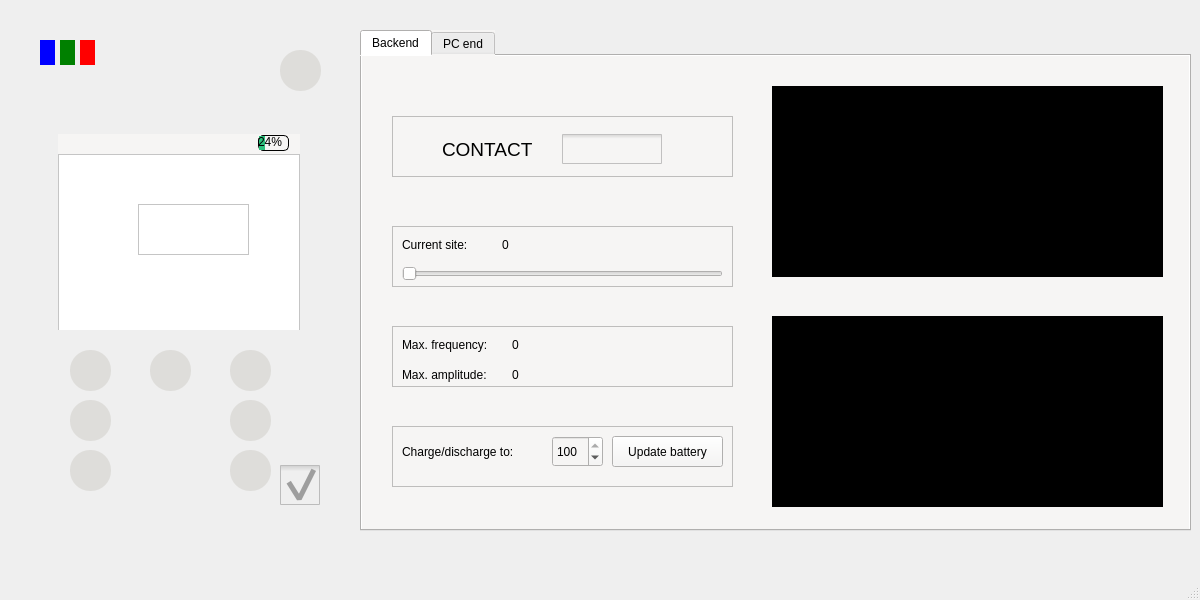
<?xml version="1.0" encoding="UTF-8"?>
<ui version="4.0">
 <class>MainWindow</class>
 <widget class="QMainWindow" name="MainWindow">
  <property name="geometry">
   <rect>
    <x>0</x>
    <y>0</y>
    <width>1200</width>
    <height>600</height>
   </rect>
  </property>
  <property name="windowTitle">
   <string>MainWindow</string>
  </property>
  <widget class="QWidget" name="centralwidget">
   <widget class="QWidget" name="device" native="true">
    <property name="geometry">
     <rect>
      <x>20</x>
      <y>30</y>
      <width>321</width>
      <height>501</height>
     </rect>
    </property>
    <widget class="QGraphicsView" name="graphicsView">
     <property name="geometry">
      <rect>
       <x>0</x>
       <y>0</y>
       <width>321</width>
       <height>501</height>
      </rect>
     </property>
     <property name="styleSheet">
      <string notr="true">border-image: url(:/icons/device.svg);
background-color: rgba(255, 255, 255, 0);</string>
     </property>
    </widget>
    <widget class="QLabel" name="blue">
     <property name="geometry">
      <rect>
       <x>20</x>
       <y>10</y>
       <width>15</width>
       <height>25</height>
      </rect>
     </property>
     <property name="styleSheet">
      <string notr="true">background-color: blue;</string>
     </property>
     <property name="text">
      <string/>
     </property>
    </widget>
    <widget class="QLabel" name="green">
     <property name="geometry">
      <rect>
       <x>40</x>
       <y>10</y>
       <width>15</width>
       <height>25</height>
      </rect>
     </property>
     <property name="styleSheet">
      <string notr="true">background-color: green;</string>
     </property>
     <property name="text">
      <string/>
     </property>
    </widget>
    <widget class="QLabel" name="red">
     <property name="geometry">
      <rect>
       <x>60</x>
       <y>10</y>
       <width>15</width>
       <height>25</height>
      </rect>
     </property>
     <property name="styleSheet">
      <string notr="true">background-color: red;</string>
     </property>
     <property name="text">
      <string/>
     </property>
    </widget>
    <widget class="QPushButton" name="power">
     <property name="geometry">
      <rect>
       <x>260</x>
       <y>20</y>
       <width>41</width>
       <height>41</height>
      </rect>
     </property>
     <property name="styleSheet">
      <string notr="true">QPushButton {
image: url(:/icons/power.svg);
background-color: rgb(222, 221, 218);
border-radius: 20px;
}

QPushButton:pressed {
	background-color: #ffd300;
}

QPushButton:checked {
	background-color: #ffd300;
}</string>
     </property>
     <property name="text">
      <string/>
     </property>
     <property name="checkable">
      <bool>true</bool>
     </property>
    </widget>
    <widget class="QPushButton" name="pause">
     <property name="geometry">
      <rect>
       <x>210</x>
       <y>320</y>
       <width>41</width>
       <height>41</height>
      </rect>
     </property>
     <property name="styleSheet">
      <string notr="true">QPushButton {
image: url(:/icons/pause.svg);
background-color: rgb(222, 221, 218);
border-radius: 20px;
}

QPushButton:pressed {
	background-color: #ffd300;
}</string>
     </property>
     <property name="text">
      <string/>
     </property>
    </widget>
    <widget class="QPushButton" name="stop">
     <property name="geometry">
      <rect>
       <x>210</x>
       <y>420</y>
       <width>41</width>
       <height>41</height>
      </rect>
     </property>
     <property name="styleSheet">
      <string notr="true">QPushButton {
image: url(:/icons/stop.svg);
background-color: rgb(222, 221, 218);
border-radius: 20px;
}

QPushButton:pressed {
	background-color: #ffd300;
}</string>
     </property>
     <property name="text">
      <string/>
     </property>
    </widget>
    <widget class="QPushButton" name="upButton">
     <property name="geometry">
      <rect>
       <x>50</x>
       <y>320</y>
       <width>41</width>
       <height>41</height>
      </rect>
     </property>
     <property name="styleSheet">
      <string notr="true">QPushButton {
image: url(:/icons/up.svg);
background-color: rgb(222, 221, 218);
border-radius: 20px;
}

QPushButton:pressed {
	background-color: #ffd300;
}</string>
     </property>
     <property name="text">
      <string/>
     </property>
    </widget>
    <widget class="QPushButton" name="okButton">
     <property name="geometry">
      <rect>
       <x>50</x>
       <y>370</y>
       <width>41</width>
       <height>41</height>
      </rect>
     </property>
     <property name="styleSheet">
      <string notr="true">QPushButton {
image: url(:/icons/ok.svg);
background-color: rgb(222, 221, 218);
border-radius: 20px;
}

QPushButton:pressed {
	background-color: #ffd300;
}</string>
     </property>
     <property name="text">
      <string/>
     </property>
    </widget>
    <widget class="QPushButton" name="downButton">
     <property name="geometry">
      <rect>
       <x>50</x>
       <y>420</y>
       <width>41</width>
       <height>41</height>
      </rect>
     </property>
     <property name="styleSheet">
      <string notr="true">QPushButton {
image: url(:/icons/down.svg);
background-color: rgb(222, 221, 218);
border-radius: 20px;
}

QPushButton:pressed {
	background-color: #ffd300;
}</string>
     </property>
     <property name="text">
      <string/>
     </property>
    </widget>
    <widget class="QPushButton" name="restart">
     <property name="geometry">
      <rect>
       <x>210</x>
       <y>370</y>
       <width>41</width>
       <height>41</height>
      </rect>
     </property>
     <property name="styleSheet">
      <string notr="true">QPushButton {
image: url(:/icons/start.svg);
background-color: rgb(222, 221, 218);
border-radius: 20px;
}

QPushButton:pressed {
	background-color: #ffd300;
}</string>
     </property>
     <property name="text">
      <string/>
     </property>
    </widget>
    <widget class="QPushButton" name="menuButton">
     <property name="geometry">
      <rect>
       <x>130</x>
       <y>320</y>
       <width>41</width>
       <height>41</height>
      </rect>
     </property>
     <property name="styleSheet">
      <string notr="true">QPushButton {
image: url(:/icons/menu.svg);
background-color: rgb(222, 221, 218);
border-radius: 20px;
}

QPushButton:pressed {
	background-color: #ffd300;
}</string>
     </property>
     <property name="text">
      <string/>
     </property>
    </widget>
    <widget class="QWidget" name="powerOFF" native="true">
     <property name="geometry">
      <rect>
       <x>38</x>
       <y>104</y>
       <width>242</width>
       <height>196</height>
      </rect>
     </property>
     <property name="styleSheet">
      <string notr="true">QWidget{
	background-color: rgb(0, 0, 0);
}</string>
     </property>
     <widget class="QWidget" name="topBar" native="true">
      <property name="geometry">
       <rect>
        <x>0</x>
        <y>0</y>
        <width>242</width>
        <height>20</height>
       </rect>
      </property>
      <property name="styleSheet">
       <string notr="true">QWidget{
	background-color: rgb(246, 245, 244);
}</string>
      </property>
      <widget class="QProgressBar" name="batteryProgress">
       <property name="geometry">
        <rect>
         <x>200</x>
         <y>1</y>
         <width>31</width>
         <height>16</height>
        </rect>
       </property>
       <property name="styleSheet">
        <string notr="true">QProgressBar {border: 1px solid black;border-radius: 5px;background-color: transparent;}
QProgressBar::chunk {background-color: rgb(46, 194, 126);}</string>
       </property>
       <property name="value">
        <number>24</number>
       </property>
      </widget>
     </widget>
     <widget class="QWidget" name="listWindow" native="true">
      <property name="geometry">
       <rect>
        <x>0</x>
        <y>20</y>
        <width>242</width>
        <height>176</height>
       </rect>
      </property>
      <property name="styleSheet">
       <string notr="true">QWidget{
	background-color: rgb(255, 255, 255);
}</string>
      </property>
      <widget class="QProgressBar" name="progressBar">
       <property name="geometry">
        <rect>
         <x>50</x>
         <y>130</y>
         <width>151</width>
         <height>31</height>
        </rect>
       </property>
       <property name="value">
        <number>24</number>
       </property>
      </widget>
      <widget class="QTextEdit" name="treatmentTimer">
       <property name="geometry">
        <rect>
         <x>80</x>
         <y>50</y>
         <width>111</width>
         <height>51</height>
        </rect>
       </property>
       <property name="styleSheet">
        <string notr="true">QTextEdit{
	border: none
}
font: 22pt &quot;DejaVu Sans&quot;;</string>
       </property>
       <property name="html">
        <string>&lt;!DOCTYPE HTML PUBLIC &quot;-//W3C//DTD HTML 4.0//EN&quot; &quot;http://www.w3.org/TR/REC-html40/strict.dtd&quot;&gt;
&lt;html&gt;&lt;head&gt;&lt;meta name=&quot;qrichtext&quot; content=&quot;1&quot; /&gt;&lt;meta charset=&quot;utf-8&quot; /&gt;&lt;style type=&quot;text/css&quot;&gt;
p, li { white-space: pre-wrap; }
hr { height: 1px; border-width: 0; }
li.unchecked::marker { content: &quot;\2610&quot;; }
li.checked::marker { content: &quot;\2612&quot;; }
&lt;/style&gt;&lt;/head&gt;&lt;body style=&quot; font-family:'Noto Sans'; font-size:10pt; font-weight:400; font-style:normal;&quot;&gt;
&lt;p style=&quot;-qt-paragraph-type:empty; margin-top:0px; margin-bottom:0px; margin-left:0px; margin-right:0px; -qt-block-indent:0; text-indent:0px; font-family:'Sans';&quot;&gt;&lt;br /&gt;&lt;/p&gt;&lt;/body&gt;&lt;/html&gt;</string>
       </property>
      </widget>
      <widget class="QListWidget" name="menuList">
       <property name="geometry">
        <rect>
         <x>0</x>
         <y>0</y>
         <width>242</width>
         <height>185</height>
        </rect>
       </property>
       <property name="styleSheet">
        <string notr="true">font: 14pt &quot;DejaVu Sans&quot;;</string>
       </property>
       <property name="editTriggers">
        <set>QAbstractItemView::NoEditTriggers</set>
       </property>
       <property name="dragEnabled">
        <bool>false</bool>
       </property>
      </widget>
      <widget class="QTextEdit" name="sessionEnd">
       <property name="geometry">
        <rect>
         <x>30</x>
         <y>20</y>
         <width>181</width>
         <height>141</height>
        </rect>
       </property>
       <property name="styleSheet">
        <string notr="true">QTextEdit{
	border: none
}</string>
       </property>
       <property name="html">
        <string>&lt;!DOCTYPE HTML PUBLIC &quot;-//W3C//DTD HTML 4.0//EN&quot; &quot;http://www.w3.org/TR/REC-html40/strict.dtd&quot;&gt;
&lt;html&gt;&lt;head&gt;&lt;meta name=&quot;qrichtext&quot; content=&quot;1&quot; /&gt;&lt;meta charset=&quot;utf-8&quot; /&gt;&lt;style type=&quot;text/css&quot;&gt;
p, li { white-space: pre-wrap; }
hr { height: 1px; border-width: 0; }
li.unchecked::marker { content: &quot;\2610&quot;; }
li.checked::marker { content: &quot;\2612&quot;; }
&lt;/style&gt;&lt;/head&gt;&lt;body style=&quot; font-family:'Noto Sans'; font-size:10pt; font-weight:400; font-style:normal;&quot;&gt;
&lt;p align=&quot;center&quot; style=&quot; margin-top:0px; margin-bottom:0px; margin-left:0px; margin-right:0px; -qt-block-indent:0; text-indent:0px;&quot;&gt;&lt;span style=&quot; font-family:'Sans'; font-size:14pt;&quot;&gt;SESSION ENDS&lt;/span&gt;&lt;/p&gt;
&lt;p align=&quot;center&quot; style=&quot;-qt-paragraph-type:empty; margin-top:0px; margin-bottom:0px; margin-left:0px; margin-right:0px; -qt-block-indent:0; text-indent:0px; font-family:'Sans'; font-size:14pt;&quot;&gt;&lt;br /&gt;&lt;/p&gt;
&lt;p align=&quot;center&quot; style=&quot;-qt-paragraph-type:empty; margin-top:0px; margin-bottom:0px; margin-left:0px; margin-right:0px; -qt-block-indent:0; text-indent:0px; font-family:'Sans'; font-size:14pt;&quot;&gt;&lt;br /&gt;&lt;/p&gt;
&lt;p align=&quot;center&quot; style=&quot; margin-top:0px; margin-bottom:0px; margin-left:0px; margin-right:0px; -qt-block-indent:0; text-indent:0px;&quot;&gt;&lt;span style=&quot; font-family:'Sans'; font-size:14pt;&quot;&gt;Please go back &lt;/span&gt;&lt;/p&gt;
&lt;p align=&quot;center&quot; style=&quot; margin-top:0px; margin-bottom:0px; margin-left:0px; margin-right:0px; -qt-block-indent:0; text-indent:0px;&quot;&gt;&lt;span style=&quot; font-family:'Sans'; font-size:14pt;&quot;&gt;to main menu&lt;/span&gt;&lt;/p&gt;&lt;/body&gt;&lt;/html&gt;</string>
       </property>
      </widget>
      <widget class="QWidget" name="setTimePage" native="true">
       <property name="geometry">
        <rect>
         <x>10</x>
         <y>10</y>
         <width>221</width>
         <height>151</height>
        </rect>
       </property>
       <widget class="QDateTimeEdit" name="dateTimeEdit">
        <property name="geometry">
         <rect>
          <x>10</x>
          <y>60</y>
          <width>194</width>
          <height>26</height>
         </rect>
        </property>
       </widget>
       <widget class="QLabel" name="timeLabel">
        <property name="geometry">
         <rect>
          <x>10</x>
          <y>10</y>
          <width>201</width>
          <height>41</height>
         </rect>
        </property>
        <property name="styleSheet">
         <string notr="true"/>
        </property>
        <property name="text">
         <string>Please set the date and time:</string>
        </property>
       </widget>
       <widget class="QTextEdit" name="textEdit">
        <property name="geometry">
         <rect>
          <x>10</x>
          <y>100</y>
          <width>171</width>
          <height>51</height>
         </rect>
        </property>
        <property name="styleSheet">
         <string notr="true">border:none;</string>
        </property>
        <property name="html">
         <string>&lt;!DOCTYPE HTML PUBLIC &quot;-//W3C//DTD HTML 4.0//EN&quot; &quot;http://www.w3.org/TR/REC-html40/strict.dtd&quot;&gt;
&lt;html&gt;&lt;head&gt;&lt;meta name=&quot;qrichtext&quot; content=&quot;1&quot; /&gt;&lt;meta charset=&quot;utf-8&quot; /&gt;&lt;style type=&quot;text/css&quot;&gt;
p, li { white-space: pre-wrap; }
hr { height: 1px; border-width: 0; }
li.unchecked::marker { content: &quot;\2610&quot;; }
li.checked::marker { content: &quot;\2612&quot;; }
&lt;/style&gt;&lt;/head&gt;&lt;body style=&quot; font-family:'Noto Sans'; font-size:10pt; font-weight:400; font-style:normal;&quot;&gt;
&lt;p style=&quot; margin-top:0px; margin-bottom:0px; margin-left:0px; margin-right:0px; -qt-block-indent:0; text-indent:0px;&quot;&gt;&lt;span style=&quot; font-family:'Sans';&quot;&gt;Press menu button when finished&lt;/span&gt;&lt;/p&gt;&lt;/body&gt;&lt;/html&gt;</string>
        </property>
       </widget>
      </widget>
      <widget class="QListWidget" name="historyList">
       <property name="geometry">
        <rect>
         <x>0</x>
         <y>0</y>
         <width>242</width>
         <height>178</height>
        </rect>
       </property>
       <property name="styleSheet">
        <string notr="true">font: 12pt &quot;DejaVu Sans&quot;;</string>
       </property>
      </widget>
      <zorder>setTimePage</zorder>
      <zorder>progressBar</zorder>
      <zorder>sessionEnd</zorder>
      <zorder>menuList</zorder>
      <zorder>historyList</zorder>
      <zorder>treatmentTimer</zorder>
     </widget>
    </widget>
    <widget class="QCheckBox" name="batteryIndicator">
     <property name="enabled">
      <bool>false</bool>
     </property>
     <property name="geometry">
      <rect>
       <x>260</x>
       <y>430</y>
       <width>41</width>
       <height>51</height>
      </rect>
     </property>
     <property name="styleSheet">
      <string notr="true">QCheckBox::indicator {
min-width: 40px;
min-height: 40px;
 }

QCheckBox::indicator:checked
  {
    image: url(:/icons/battery.svg);
  }
 QCheckBox::indicator:unchecked
  {
    image: url(:/icons/low_power.svg);
  }</string>
     </property>
     <property name="text">
      <string/>
     </property>
     <property name="checkable">
      <bool>true</bool>
     </property>
     <property name="checked">
      <bool>true</bool>
     </property>
    </widget>
   </widget>
   <widget class="QTabWidget" name="tab">
    <property name="geometry">
     <rect>
      <x>360</x>
      <y>30</y>
      <width>831</width>
      <height>501</height>
     </rect>
    </property>
    <property name="styleSheet">
     <string notr="true">background-color: rgb(246, 245, 244);</string>
    </property>
    <property name="tabShape">
     <enum>QTabWidget::Rounded</enum>
    </property>
    <property name="currentIndex">
     <number>0</number>
    </property>
    <widget class="QWidget" name="backEnd">
     <attribute name="title">
      <string>Backend</string>
     </attribute>
     <widget class="QFrame" name="measurementFrame_2">
      <property name="geometry">
       <rect>
        <x>30</x>
        <y>60</y>
        <width>341</width>
        <height>61</height>
       </rect>
      </property>
      <property name="frameShape">
       <enum>QFrame::StyledPanel</enum>
      </property>
      <property name="frameShadow">
       <enum>QFrame::Raised</enum>
      </property>
      <widget class="QCheckBox" name="attach">
       <property name="geometry">
        <rect>
         <x>170</x>
         <y>8</y>
         <width>121</width>
         <height>51</height>
        </rect>
       </property>
       <property name="styleSheet">
        <string notr="true">QCheckBox::indicator {
min-width: 100px;
min-height: 30px;
 }

QCheckBox::indicator:checked
  {
    image: url(:/icons/true_.svg);
  }
 QCheckBox::indicator:unchecked
  {
    image: url(:/icons/false.svg);
  }</string>
       </property>
       <property name="text">
        <string/>
       </property>
      </widget>
      <widget class="QLabel" name="attachLabel">
       <property name="geometry">
        <rect>
         <x>50</x>
         <y>8</y>
         <width>91</width>
         <height>51</height>
        </rect>
       </property>
       <property name="styleSheet">
        <string notr="true">font: 14pt;</string>
       </property>
       <property name="text">
        <string>CONTACT</string>
       </property>
      </widget>
     </widget>
     <widget class="QFrame" name="progressFrame">
      <property name="geometry">
       <rect>
        <x>30</x>
        <y>170</y>
        <width>341</width>
        <height>61</height>
       </rect>
      </property>
      <property name="frameShape">
       <enum>QFrame::StyledPanel</enum>
      </property>
      <property name="frameShadow">
       <enum>QFrame::Raised</enum>
      </property>
      <widget class="QSlider" name="siteSlider">
       <property name="geometry">
        <rect>
         <x>10</x>
         <y>40</y>
         <width>321</width>
         <height>16</height>
        </rect>
       </property>
       <property name="orientation">
        <enum>Qt::Horizontal</enum>
       </property>
      </widget>
      <widget class="QLabel" name="currentSiteTextLabel">
       <property name="geometry">
        <rect>
         <x>10</x>
         <y>10</y>
         <width>81</width>
         <height>18</height>
        </rect>
       </property>
       <property name="text">
        <string>Current site:</string>
       </property>
      </widget>
      <widget class="QLabel" name="siteLabel">
       <property name="geometry">
        <rect>
         <x>110</x>
         <y>10</y>
         <width>21</width>
         <height>17</height>
        </rect>
       </property>
       <property name="text">
        <string>0</string>
       </property>
      </widget>
     </widget>
     <widget class="QFrame" name="measurementFrame">
      <property name="geometry">
       <rect>
        <x>30</x>
        <y>270</y>
        <width>341</width>
        <height>61</height>
       </rect>
      </property>
      <property name="frameShape">
       <enum>QFrame::StyledPanel</enum>
      </property>
      <property name="frameShadow">
       <enum>QFrame::Raised</enum>
      </property>
      <widget class="QLabel" name="maxFreq">
       <property name="geometry">
        <rect>
         <x>120</x>
         <y>10</y>
         <width>62</width>
         <height>17</height>
        </rect>
       </property>
       <property name="text">
        <string>0</string>
       </property>
      </widget>
      <widget class="QLabel" name="maxFreqAmp">
       <property name="geometry">
        <rect>
         <x>120</x>
         <y>40</y>
         <width>62</width>
         <height>17</height>
        </rect>
       </property>
       <property name="text">
        <string>0</string>
       </property>
      </widget>
      <widget class="QLabel" name="maxFreqTextLabel">
       <property name="geometry">
        <rect>
         <x>10</x>
         <y>10</y>
         <width>101</width>
         <height>17</height>
        </rect>
       </property>
       <property name="text">
        <string>Max. frequency:</string>
       </property>
      </widget>
      <widget class="QLabel" name="maxFreqAmpTextLabel">
       <property name="geometry">
        <rect>
         <x>10</x>
         <y>40</y>
         <width>101</width>
         <height>17</height>
        </rect>
       </property>
       <property name="text">
        <string>Max. amplitude:</string>
       </property>
      </widget>
     </widget>
     <widget class="QWidget" name="freq" native="true">
      <property name="geometry">
       <rect>
        <x>410</x>
        <y>30</y>
        <width>391</width>
        <height>191</height>
       </rect>
      </property>
      <property name="autoFillBackground">
       <bool>false</bool>
      </property>
      <property name="styleSheet">
       <string notr="true">background-color: rgb(0, 0, 0)</string>
      </property>
     </widget>
     <widget class="QWidget" name="dft" native="true">
      <property name="geometry">
       <rect>
        <x>410</x>
        <y>260</y>
        <width>391</width>
        <height>191</height>
       </rect>
      </property>
      <property name="autoFillBackground">
       <bool>false</bool>
      </property>
      <property name="styleSheet">
       <string notr="true">background-color: rgb(0, 0, 0)</string>
      </property>
     </widget>
     <widget class="QFrame" name="batteryChargeFrame">
      <property name="geometry">
       <rect>
        <x>30</x>
        <y>370</y>
        <width>341</width>
        <height>61</height>
       </rect>
      </property>
      <property name="frameShape">
       <enum>QFrame::StyledPanel</enum>
      </property>
      <property name="frameShadow">
       <enum>QFrame::Raised</enum>
      </property>
      <widget class="QLabel" name="chargeLabel">
       <property name="geometry">
        <rect>
         <x>10</x>
         <y>10</y>
         <width>141</width>
         <height>31</height>
        </rect>
       </property>
       <property name="text">
        <string>Charge/discharge to:</string>
       </property>
      </widget>
      <widget class="QSpinBox" name="chargeSpinBox">
       <property name="geometry">
        <rect>
         <x>160</x>
         <y>10</y>
         <width>51</width>
         <height>31</height>
        </rect>
       </property>
       <property name="minimum">
        <number>1</number>
       </property>
       <property name="maximum">
        <number>100</number>
       </property>
       <property name="value">
        <number>100</number>
       </property>
      </widget>
      <widget class="QPushButton" name="updateBatteryButton">
       <property name="geometry">
        <rect>
         <x>220</x>
         <y>10</y>
         <width>111</width>
         <height>31</height>
        </rect>
       </property>
       <property name="text">
        <string>Update battery</string>
       </property>
      </widget>
     </widget>
    </widget>
    <widget class="QWidget" name="PCend">
     <property name="styleSheet">
      <string notr="true">background-color: rgb(0, 0, 0);</string>
     </property>
     <attribute name="title">
      <string>PC end</string>
     </attribute>
     <widget class="QGraphicsView" name="PCList">
      <property name="geometry">
       <rect>
        <x>0</x>
        <y>0</y>
        <width>831</width>
        <height>471</height>
       </rect>
      </property>
      <property name="styleSheet">
       <string notr="true">border-image: url(:/icons/pc.svg);
background-color: rgba(255, 255, 255, 0);

</string>
      </property>
     </widget>
     <widget class="QListWidget" name="PCrecord">
      <property name="geometry">
       <rect>
        <x>50</x>
        <y>60</y>
        <width>731</width>
        <height>361</height>
       </rect>
      </property>
      <property name="styleSheet">
       <string notr="true">QListWidget::item {
    color:rgb(0, 0, 0);
    background-color:rgb(249, 249, 249);
	selection-background-color: rgb(38, 162, 105);
}
QScrollBar:vertical {              
            background:rgb(249, 249, 249);
 }
QListWidget{
	background-color:rgb(249, 249, 249);
	font: 8pt &quot;DejaVu Sans&quot;;
}</string>
      </property>
     </widget>
    </widget>
   </widget>
   <zorder>tab</zorder>
   <zorder>device</zorder>
  </widget>
  <widget class="QMenuBar" name="menubar">
   <property name="geometry">
    <rect>
     <x>0</x>
     <y>0</y>
     <width>1200</width>
     <height>23</height>
    </rect>
   </property>
  </widget>
  <widget class="QStatusBar" name="statusbar"/>
 </widget>
 <resources/>
 <connections/>
</ui>
